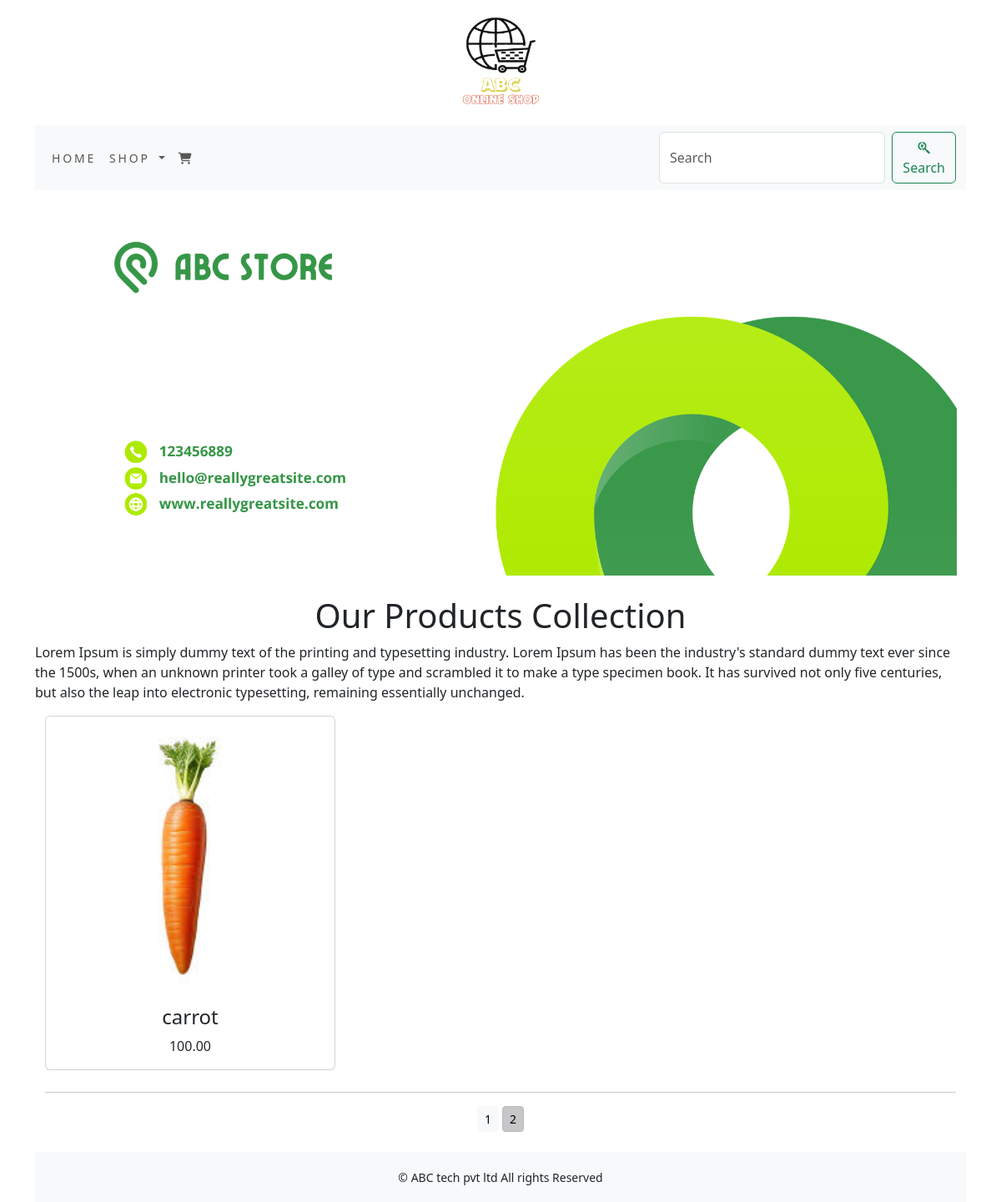
Screenshot of /shop/?page=2 with the database file from the repository.
### shop/models.py (models this page shows, shortened)
class Product(models.Model):
    name = models.CharField(max_length=250, unique=True)
    slug = models.SlugField(max_length=250, unique=True)
    description = models.TextField(blank=True)
    price = models.DecimalField(max_digits=10, decimal_places=2)
    category = models.ForeignKey(Category,on_delete=models.CASCADE)
    image = models.ImageField(upload_to='product', blank=True)
    stock = models.IntegerField()
    available = models.BooleanField(default=True)
    created = models.DateTimeField(auto_now_add=True)
    updated = models.DateTimeField(auto_now_add=True)
    def get_url(self):
        return reverse('shop:prodCatdetail',args=[self.category.slug,self.slug])
    class Meta:
        ordering = ('name',)
        verbose_name = 'product'
        verbose_name_plural = 'products'

### shop/views.py (the view)
# urls.py: path('', views.allProdCat, name='allProdCat'),
def allProdCat(request, c_slug=None):
    c_page = None
    products_list = None
    if c_slug!= None:
        c_page = get_object_or_404(Category, slug=c_slug)
        products_list = Product.objects.all().filter(category=c_page,available=True)
    else:
        products_list = Product.objects.all().filter(available=True)
    paginator=Paginator(products_list,6)
    try:
        page=int(request.GET.get('page' ,'1'))
    except:
        page=1
    try:
        products=paginator.page(page)
    except (EmptyPage,InvalidPage):
        products=paginator.page(paginator.num_pages)
    return render(request,'category.html', {'category': c_page,'products':products})

### shop/context_processors.py (called while the page is built)
def menu_links(request):
    links=Category.objects.all()
    return dict(links=links)

### shop/models.py (called while the page is built)
    def get_url(self):
        return reverse('shop:products_by_category', args=[self.slug])

### templates/category.html (shortened to what this page needs)
{% extends 'base.html' %}
{% load static %}
{% block content %}
<div class="max_auto">
    {% if category %}
        <img class="my_image" src="{{category.image.url}}" alt="{{category.name}}" width=1250px;>
</div>
    <br>
<div>
        <h1 class="text_center my_title">{{category.name}}</h1>
        <p class="text-justify">{{category.description}}</p>
</div>
    {% else %}
<div>
<img class="my_image my_image_padding" src="{% static 'img/banner.png' %}" alt="our products" width="1105px;">
</div>
<br>
<div>
    <h1 class="text-center my_title"> Our Products Collection </h1>
    <p class="text-justify"> Lorem Ipsum is simply dummy text of the printing and typesetting industry. Lorem Ipsum has been the industry's standard dummy text ever since the 1500s, when an unknown printer took a galley of type and scrambled it to make a type specimen book. It has survived not only five centuries, but also the leap into electronic typesetting, remaining essentially unchanged.</p>
</div>
    {% endif %}
<div class="container">
    <div class="row max_auto">
        {% for product in products.object_list %}
        <div class="my_bottom_margin col-9 col-sm-12 col-md-4  xol-lg-4">
            <div class="card text-center" style="min-width:18rem;">
                <a href="{{product.get_url}}"><img class="card-img-top my_image" src="{{product.image.url}}" alt="{{product.name}}"></a>
            <div>
                <h4>{{product.name}}</h4>
                <p>{{product.price}}</p>
            </div>
            </div>
        </div>
        {% endfor%}
    </div>
    <div class="mx-auto" >
        {% if products.paginator.num_pages > 1 %}
        <hr>
        <div class="text-center">
            {% for pg in products.paginator.page_range %}
                <a href="?page={{pg}}" class="btn btn-light btn-sm {% if products.number == pg %} active {% endif %}">{{pg}}</a>
            {% endfor %}
        </div>
        {% endif %}
    </div>
    <br>
</div>
{% endblock %}

### static/css/custom.css (style rules this page uses)
body { font-family: 'Roboto', sans-serif; }
.my_bottom_margin { margin-bottom:10px; }

### rows the page displays
Product: image (picture), name "carrot", price "100.00"

### other values shown
{{ pg }} "1" "2"
